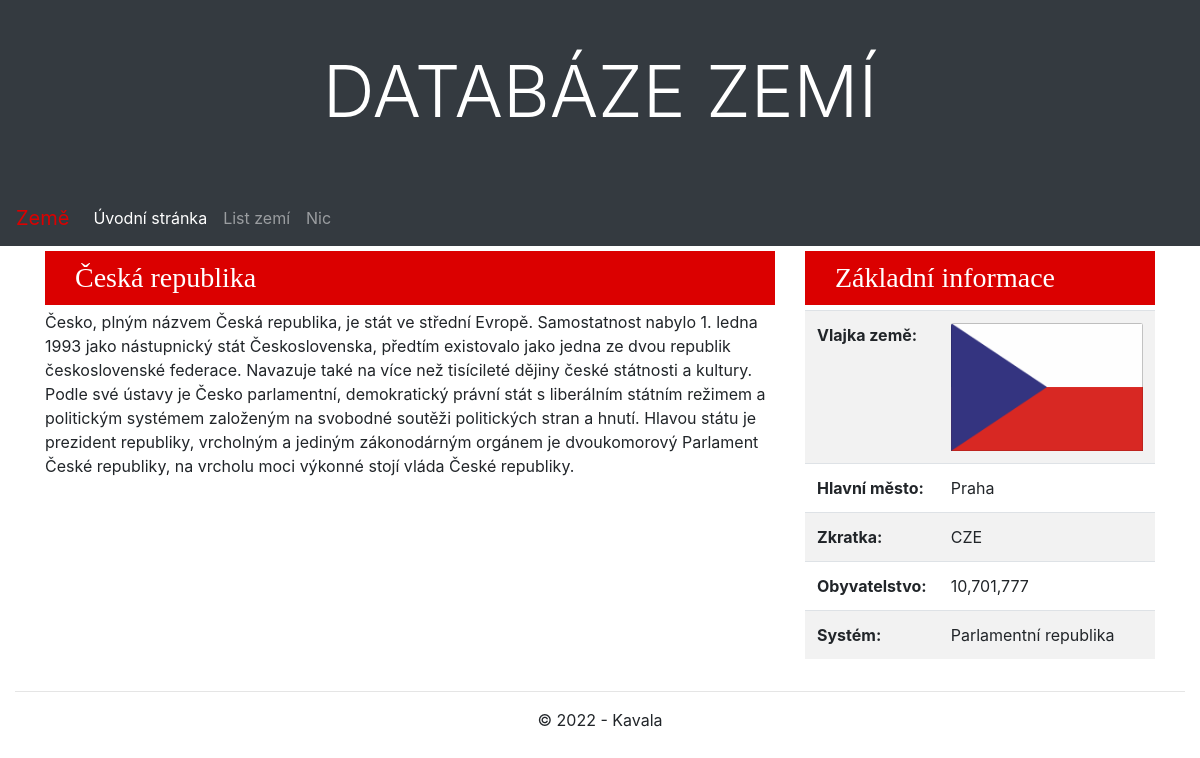
The page /countries/detail/1/ on the database its author committed.
### countries/models.py (models this page shows, shortened)
class Country(models.Model):
    SYSTEMS = [
        ('Prezidentská republika', 'Prezidentská republika'),
        ('Poloprezidentská republika', 'Poloprezidentská republika'),
        ('Parlamentní republika', 'Parlamentní republika'),
        ('Konstituční monarchie', 'Konstituční monarchie'),
        ('Absolutní monarchie', 'Absolutní monarchie')
    ]
    cAbbr = models.CharField(max_length=3, unique=True, validators=[MinLengthValidator(3)], verbose_name='Zkratka země', help_text='Zadejte zkratku země např. CZE, FRA')
    cName = models.CharField(max_length=50, unique=True, verbose_name='Jméno země', help_text='Zadejte jméno země např. Česká republika')
    cSystem = models.CharField(max_length=50, choices=SYSTEMS, verbose_name='Státní zřízení')
    cPopulation = models.IntegerField(verbose_name='Populace země', blank=True, default=1)
    cSummary = models.TextField(verbose_name='Shrnutí země')
    cCapital = models.CharField(max_length=50, unique=True, verbose_name='Hlavní město')
    img = models.ImageField(upload_to=attachment_path, blank=True, null=True, verbose_name="Vlajka státu")
    class Meta:
        ordering = ['cName']

### countries/views.py (the view)
# urls.py: path('detail/<int:pk>/', views.CountryDetailView.as_view(), name='country_detail'),
class CountryDetailView(DetailView):
     model = Country
     context_object_name = 'country_detail'
     template_name = 'country/detail.html'

### countries/templates/country/detail.html (shortened to what this page needs)
{% extends "base.html" %}
{% block content %}
<div class="container">
    <div class="row">
        <div class="col-lg-8">
            <h3 class="headline">{{ country_detail.cName }}</h3>
            <p>{{ country_detail.cSummary }}</p>
        </div>
        <div class="col-lg-4" id="statistika">
            <h3 class="headline">Základní informace</h3>
            <div>
                <table class="table table-striped">
                    <tr>
                        <th>Vlajka země:</th>
                        <td><img class="card-img-top img-fluid center" src="{{ country_detail.img.url }}" alt="{{ country.title}}" height="180" >
                        </td>
                    </tr>
                    <tr>
                        <th>Hlavní město:</th>
                        <td>{{ country_detail.cCapital }}</td>
                    </tr>
                    <tr>
                        <th>Zkratka:</th>
                        <td>{{ country_detail.cAbbr }}</td>
                    </tr>
                    <tr>
                        <th>Obyvatelstvo:</th>
                        <td id="Population"></td>
                    </tr>
                    <tr>
                        <th>Systém:</th>
                        <td>{{ country_detail.cSystem }}</td>
                    </tr>
                </table>
            </div>
        </div>
    </div>
</div>
{% endblock %}

### countries/templates/base.html (shortened to what this page needs)
<!DOCTYPE html>
<html lang="cs">
<head>
  <link rel="stylesheet" href="https://maxcdn.bootstrapcdn.com/bootstrap/4.4.1/css/bootstrap.min.css">
  {% load static %}
  <link rel="stylesheet" href="{% static 'css/styles.css' %}">
</head>
<body>
 {% block header %}
 {% include "page/header.html" %}
 {% endblock %}
 {% block navbar %}
 {% include "page/navbar.html" %}
 {% endblock %}
  <main>
    <div class="container-fluid">
      {% block content %}{% endblock %}
    </div>
  </main>
  {% block footer %}
 {% include "page/footer.html" %}
 {% endblock %}
</body>
</html>

### countries/templates/page/header.html
<header class="jumbotron-fluid p-5 text-center bg-dark">
    <h1 class="text-white text-uppercase display-3">Databáze zemí</h1>
  </header>

### countries/templates/page/navbar.html (shortened to what this page needs)
<nav class="navbar navbar-expand-md bg-dark navbar-dark">
    <a class="navbar-brand text-navbar" href="#">Země</a>
    <div class="collapse navbar-collapse" id="collapsibleNavbar">
        <ul class="navbar-nav">
            <li class="nav-item">
                <a class="nav-link active" href="{% url 'index' %}">Úvodní stránka</a>
            </li>
            <li class="nav-item">
                <a class="nav-link" href="{% url 'list' %}">List zemí</a>
            </li>
            <li class="nav-item">
                <a class="nav-link" href="#">Nic</a>
            </li>
        </ul>
    </div>
</nav>

### countries/templates/page/footer.html
{% load static %}
<footer class="container-fluid text-center">
    <hr>
    <p>&copy; 2022 - Kavala</p>
  </footer>

### countries/static/css/styles.css (style rules this page uses)
.headline { padding: 10px 10px 10px 30px; margin: 5px 0px; background-color: rgb(219, 0, 0); color: white; font-family: "Times New Roman", Times, serif; }
.text-navbar { color: rgb(219, 0, 0) !important; }

### rows shown on the page
Country: cName "Česká republika", cSummary "Česko, plným názvem Česká republika, je stát ve střední Evropě. Samostatnost nabylo 1. ledna 1993 jako nástupnický stát Československa, předtím existovalo jako jedna ze dvou republik československé federace. Navazuje také na více než tisícileté dějiny české státnosti a kultury. Podle své ústavy je Česko parlamentní, demokratický právní stát s liberálním státním režimem a politickým systémem založeným na svobodné soutěži politických stran a hnutí. Hlavou státu je prezident republiky, vrcholným a jediným zákonodárným orgánem je dvoukomorový Parlament České republiky, na vrcholu moci výkonné stojí vláda České republiky.", img (picture), cCapital "Praha", cAbbr "CZE", cSystem "Parlamentní republika"
